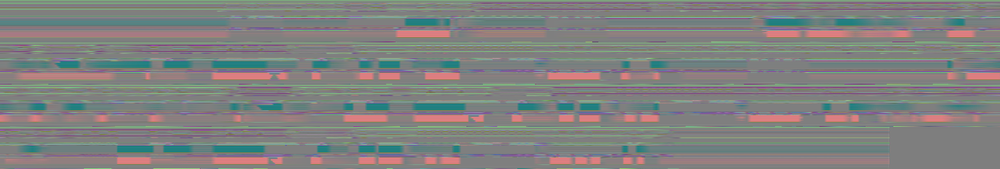
#> input picture examples/conqueror.png, 1000 x 169 px, shrunk from 1800 x 304 before the run
$ python preview.py ../../examples/conqueror.png
#> lines starting #> are read from the running program, lines starting #| are printed output that depends on the picture
### src/vmd2png/skeleton.py
import numpy as np
from .bone import Bone
from scipy.spatial.transform import Rotation as R

# Skeleton definition from original script
skeleton_def = """
Master (0.00, 0.00, 0.00)
	Center (0.00, 1.14, 0.00)
		Groove (0.00, 1.14, 0.00)
			Waist (0.00, 1.14, 0.00)
				HipMaster (0.00, 1.14, 0.00)
					LeftLeg (0.07, 0.96, 0.05)
						[LeftLegTwist] (0.07, 0.75, 0.05)
						LeftKnee (0.07, 0.55, 0.04)
							LeftAnkle (0.08, 0.10, 0.06)
								LeftToe (0.08, 0.00, -0.11)
					RightLeg (-0.07, 0.96, 0.05)
						[RightLegTwist] (-0.07, 0.75, 0.05)
						RightKnee (-0.07, 0.55, 0.04)
							RightAnkle (-0.08, 0.10, 0.06)
								RightToe (-0.08, 0.00, -0.11)
				Torso (0.00, 1.14, 0.00)
					Torso1 (0.00, 1.20, 0.00)
						Torso2 (0.00, 1.24, 0.00)
							Neck (0.00, 1.42, 0.05)
								Head (0.00, 1.48, 0.04)
									Eyes (0.00, 1.64, 0.00)
									LeftEye (0.03, 1.54, 0.00)
										[LeftEyeTip] (0.03, 1.54, 0.02)
									RightEye (-0.03, 1.54, 0.00)
										[RightEyeTip] (-0.03, 1.54, 0.02)
							LeftBreast (0.05, 1.29, 0)
							RightBreast (-0.05, 1.29, 0)
							LeftShoulder (0.02, 1.37, 0.06)
								LeftArm (0.11, 1.36, 0.06)
									LeftArmTwist (0.21, 1.31, 0.06)
										LeftElbow (0.31, 1.26, 0.06)
											LeftHandTwist (0.40, 1.21, 0.06)
												LeftWrist (0.50, 1.16, 0.06)
													LeftIndexFinger1 (0.57, 1.14, 0.05)
														LeftIndexFinger2 (0.60, 1.12, 0.04)
															LeftIndexFinger3 (0.61, 1.11, 0.04)
													LeftPinky1 (0.56, 1.14, 0.09)
														LeftPinky2 (0.58, 1.13, 0.10)
															LeftPinky3 (0.60, 1.12, 0.10)
													LeftRingFinger1 (0.57, 1.14, 0.08)
														LeftRingFinger2 (0.60, 1.12, 0.08)
															LeftRingFinger3 (0.62, 1.11, 0.09)
													LeftMiddleFinger1 (0.57, 1.14, 0.06)
														LeftMiddleFinger2 (0.60, 1.12, 0.06)
															LeftMiddleFinger3 (0.62, 1.11, 0.06)
													LeftThumb0 (0.51, 1.15, 0.05)
														LeftThumb1 (0.54, 1.13, 0.03)
															LeftThumb2 (0.55, 1.11, 0.02)
							RightShoulder (-0.02, 1.37, 0.06)
								RightArm (-0.11, 1.36, 0.06)
									RightArmTwist (-0.21, 1.31, 0.06)
										RightElbow (-0.31, 1.26, 0.06)
											RightHandTwist (-0.40, 1.21, 0.06)
												RightWrist (-0.50, 1.16, 0.06)
													RightIndexFinger1 (-0.57, 1.14, 0.05)
														RightIndexFinger2 (-0.60, 1.12, 0.04)
															RightIndexFinger3 (-0.61, 1.11, 0.04)
													RightPinky1 (-0.56, 1.14, 0.09)
														RightPinky2 (-0.58, 1.13, 0.10)
															RightPinky3 (-0.60, 1.12, 0.10)
													RightRingFinger1 (-0.57, 1.14, 0.08)
														RightRingFinger2 (-0.60, 1.12, 0.08)
															RightRingFinger3 (-0.62, 1.11, 0.09)
													RightMiddleFinger1 (-0.57, 1.14, 0.06)
														RightMiddleFinger2 (-0.60, 1.12, 0.06)
															RightMiddleFinger3 (-0.62, 1.11, 0.06)
													RightThumb0 (-0.51, 1.15, 0.05)
														RightThumb1 (-0.54, 1.13, 0.03)
															RightThumb2 (-0.55, 1.11, 0.02)
	[LeftLegIKParent] (0.08, 0.10, 0.06)
		[LeftLegIK] (0.08, 0.10, 0.06)
	[RightLegIKParent] (-0.08, 0.10, 0.06)
		[RightLegIK] (-0.08, 0.10, 0.06)
"""

def build_standard_skeleton():
    """
    Build a skeleton based on a standard format.
    Returns the root bone and a dictionary of all bones by name.
    """
    bones_dict = {}
    parent_stack = []

    for line in skeleton_def.split('\n'):
        original_line = line
        stripped_line = line.lstrip()
        indent = 0
        while line.startswith("\t"):
            line = line[1:]
            indent += 1
        line = stripped_line.strip()
        if not line:
            continue

        has_brackets = line.startswith("[")
        if has_brackets:
            name = line[1:line.index("]")]
        else:
            name = line[:line.index(" ")]

        pos_start = line.index("(")
        pos_end = line.index(")")
        pos_str = line[pos_start+1:pos_end]
        x, y, z = map(float, pos_str.split(", "))

        bone = Bone(name, (x, y, z), has_brackets)
        bone.globalPos = np.array([x, y, z])
        bones_dict[name] = bone

        while parent_stack and indent < len(parent_stack):
            parent_stack.pop()

        if parent_stack:
            parent = parent_stack[-1]
            parent.children.append(bone)
            bone.set_parent(parent)

        if indent >= len(parent_stack):
            parent_stack.append(bone)
        else:
            parent_stack[indent] = bone

    root = bones_dict["Master"]
    # root.print_info()
    return root, bones_dict

# [7 lines left out: function verify_global_positions, not called in this run]

### src/vmd2png/bone.py
import numpy as np
from scipy.spatial.transform import Rotation as R

# [13 lines left out: function quat_to_6d, not called in this run]

def sixd_to_quat(sixd):
    """
    Convert a 6D rotation representation back to a quaternion [x, y, z, w].

    Reconstructs an orthonormal rotation matrix from the two 3-vectors using
    Gram-Schmidt, then converts to a quaternion.
    """
    sixd = np.asarray(sixd, dtype=float)
    a1 = sixd[0:3]
    a2 = sixd[3:6]

    n1 = np.linalg.norm(a1)
    b1 = a1 / n1 if n1 > 1e-10 else np.array([1.0, 0.0, 0.0])

    a2 = a2 - np.dot(b1, a2) * b1
    n2 = np.linalg.norm(a2)
    b2 = a2 / n2 if n2 > 1e-10 else np.array([0.0, 1.0, 0.0])

    b3 = np.cross(b1, b2)
    m = np.column_stack([b1, b2, b3])
    return R.from_matrix(m).as_quat()

def rot_lerp(prev_quat, next_quat, t):
    """
    Linear interpolation between quaternions.

    Args:
        prev_quat: Starting quaternion as [x, y, z, w]
        next_quat: Ending quaternion as [x, y, z, w]
        t: Interpolation factor (0.0 to 1.0)

    Returns:
        Interpolated quaternion
    """
    # Check if we need to flip the quaternion to ensure shortest path
    if np.dot(prev_quat, next_quat) < 0:
        next_quat = -next_quat

    lerp_quat = (1 - t) * prev_quat + t * next_quat
    norm = np.linalg.norm(lerp_quat)
    if norm > 1e-10:  # Avoid division by near-zero
        lerp_quat /= norm

    return lerp_quat

class Bone:
    def __init__(self, name, zeroPos, optional=False):
        self.name = name
        self.isOptional = optional
        self.isTip = name in ("LeftToe", "RightToe", "LeftEye", "RightEye")
        self.zeroPos = np.array(zeroPos, dtype=float)
        self.offset = np.zeros(3, dtype=float)
        self.children = []
        self.pos = np.zeros(3, dtype=float)
        self.quat = np.array([0.0, 0.0, 0.0, 1.0])  # Store rotation as quaternion [x, y, z, w]
        self.frames = []
        self.frames_sorted = False
        self.globalPos = np.zeros(3, dtype=float)
        self.globalQuat = np.array([0.0, 0.0, 0.0, 1.0])  # Global rotation as quaternion
        self.parent = None
        self.translatable = name in ("Master", "Center", "Groove", "Waist", "LeftLegIK", "RightLegIK", "RightLegIKParent", "LeftLegIKParent")

    def set_parent(self, parent):
        self.parent = parent
        self.offset = self.zeroPos - parent.zeroPos
        #print(f"Setting parent of {self.name} to {parent.name}. Offset: {self.offset}")

    def calc_world_pos(self, parent_pos, parent_rot):
        # Convert parent rotation matrix to quaternion if needed
        if isinstance(parent_rot, np.ndarray) and parent_rot.shape == (3, 3):
            parent_quat = R.from_matrix(parent_rot).as_quat()
        else:
            parent_quat = parent_rot

        # Calculate global position
        parent_rot_matrix = R.from_quat(parent_quat)
        self.globalPos = parent_pos + parent_rot_matrix.apply(self.offset + self.pos)

        # Calculate global rotation (quaternion multiplication)
        parent_r = R.from_quat(parent_quat)
        local_r = R.from_quat(self.quat)
        global_r = parent_r * local_r
        self.globalQuat = global_r.as_quat()

        # Update children
        for child in self.children:
            child.calc_world_pos(self.globalPos, self.globalQuat)

    def update_world_pos(self):
        if self.parent:
            self.parent.update_world_pos()
            parent_pos = self.parent.globalPos
            parent_rot = R.from_quat(self.parent.globalQuat)
            self.globalPos = parent_pos + parent_rot.apply(self.offset + self.pos)
            self.globalQuat = parent_rot * R.from_quat(self.quat)
        else:
            self.globalPos = self.zeroPos + self.pos
            self.globalQuat = self.quat

    # [12 lines left out: functions export_header, print_info, not called in this run]

    # [5 lines of commented-out code are left out]

    def groundPos(self, pos):
        return np.array([pos[0], 0, pos[2]])

    def update_for_frame(self, frame_num):
        """
        Update this bone's local transform based on animation frames.

        Args:
            frame_num: The frame number to update to
        """
        # Update all children first
        for child in self.children:
            child.update_for_frame(frame_num)

        # Skip if no animation data for this bone
        if not self.frames:
            return

        # Sort frames if needed
        frames = self.frames
        if not self.frames_sorted:
            frames.sort(key=lambda x: x["frame_num"])
            self.frames_sorted = True

        # Binary search to find surrounding frames
        low, high = 0, len(frames) - 1
        prev_idx = 0

        while low <= high:
            mid = (low + high) // 2
            if frames[mid]["frame_num"] <= frame_num:
                prev_idx = mid
                low = mid + 1
            else:
                high = mid - 1

        prev_frame = frames[prev_idx]
        next_idx = prev_idx + 1
        next_frame = frames[next_idx] if next_idx < len(frames) else None

        # Apply rotation and position
        if frame_num == prev_frame["frame_num"] or next_frame is None:
            # Direct use, no interpolation needed
            self.set_quat(prev_frame["rotation"])
            if self.translatable:
                self.pos = np.array(prev_frame["position"])
                #print(f"Bone {self.name} position set to {self.pos} at frame {frame_num}")
        else:
            t = (frame_num - prev_frame["frame_num"]) / (next_frame["frame_num"] - prev_frame["frame_num"])

            # Interpolate rotation
            prev_quat = np.array(prev_frame["rotation"])
            next_quat = np.array(next_frame["rotation"])
            self.set_quat(rot_lerp(prev_quat, next_quat, t))

            # Interpolate position for center bones
            if self.translatable:
                prev_pos = np.array(prev_frame["position"])
                next_pos = np.array(next_frame["position"])
                self.pos = prev_pos + t * (next_pos - prev_pos)
                #print(f"Bone {self.name} position set to {self.pos} at frame {frame_num}")
    def set_quat(self, quat):
        """
        Set the bone's quaternion, flipping sign if necessary for compatibility.
        """
        quat = np.array(quat)
        if np.dot(self.quat, quat) < 0:
            quat = -quat
        self.quat = quat

    # [14 lines left out: function export_data, not called in this run]

    def export_bones(self, withOptional=False):
#> called with withOptional = False
        bones = []
        if not self.isOptional or withOptional:
            bones.append(self)
        for child in self.children:
            bones.extend(child.export_bones(withOptional))
        return bones

    def find(self, name):
        if self.name == name:
            return self
        for child in self.children:
            found = child.find(name)
            if found:
                return found
        return None

### src/vmd2png/converter.py
import numpy as np
import os
import struct
import zlib
from PIL import Image
from .vmd import vmd_to_motion_data, write_vmd, summarize_motion, format_motion_summary
from .skeleton import build_standard_skeleton
from .bone import sixd_to_quat

# [6 lines left out: function float_to_uint16, not called in this run]

def uint16_to_float(data, min_val, max_val):
    norm = data.astype(np.float32) / 65535.0
    return norm * (max_val - min_val) + min_val

# [37 lines left out: function add_png_metadata, not called in this run]

def read_png_metadata(filepath):
    metadata = {}
    with open(filepath, 'rb') as f:
        data = f.read()

    offset = 8
    while offset < len(data):
        length = struct.unpack('>I', data[offset:offset+4])[0]
        chunk_type = data[offset+4:offset+8]
        chunk_data = data[offset+8:offset+8+length]
        offset += 12 + length

        if chunk_type == b'iTXt':
            null_idx1 = chunk_data.find(b'\x00')
            keyword = chunk_data[:null_idx1].decode('utf-8')

            # Skip null separator, compression flag, compression method,
            # language tag (null terminated), translated keyword (null terminated)
            text_start = null_idx1 + 1 + 2
            null_idx2 = chunk_data.find(b'\x00', text_start)
            null_idx3 = chunk_data.find(b'\x00', null_idx2 + 1)

            text = chunk_data[null_idx3 + 1:].decode('utf-8')
            metadata[keyword] = text

    return metadata

# [49 lines left out: function save_as_png_16bit, not called in this run]

def load_from_png_16bit(file_path, min_val, max_val, stride=None):
#> called with file_path = '../../examples/conqueror.png', min_val = -1, max_val = 1, stride = 404
    import cv2
    img = cv2.imread(file_path, cv2.IMREAD_UNCHANGED)
#> img is the input picture: shape (169, 1000, 4); mean B, G, R, A 127.4, 128.9, 128.2, 239.4
    if img is None:
        raise ValueError(f"Failed to load image: {file_path}")

    metadata = read_png_metadata(file_path)
    expected_frames = int(metadata.get('TotalFrames', 0))
    expected_rows = int(metadata.get('RowsPerFrame', 0))

    if img.dtype != np.uint16:
        if img.dtype == np.uint8:
             img = (img.astype(np.float32) * 257).astype(np.uint16)

    if len(img.shape) == 2:
        img = img.reshape(img.shape[0], img.shape[1], 1)

    if stride is None:
        flat_data = img.flatten()
    else:
        H, W = img.shape[:2]
        C = img.shape[2] if len(img.shape) > 2 else 1
        rows_per_frame = (stride + 3) // 4

        if expected_rows > 0 and rows_per_frame != expected_rows:
            print(f"Warning: Calculated rows per frame ({rows_per_frame}) does not match metadata ({expected_rows})")

        num_blocks = H // rows_per_frame

        valid_H = num_blocks * rows_per_frame
        img = img[:valid_H, :, :]
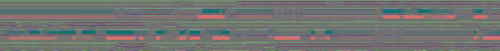
#> img: shape (101, 1000, 4) uint16 (shown at 1/2 size); mean B, G, R, A 32689.1, 33200.6, 32884, 62252.3; drawn with min black and max white

        blocks = img.reshape(num_blocks, rows_per_frame, W, C)
        blocks = blocks.transpose(0, 2, 1, 3)
        frames_data = blocks.reshape(-1, rows_per_frame * C)
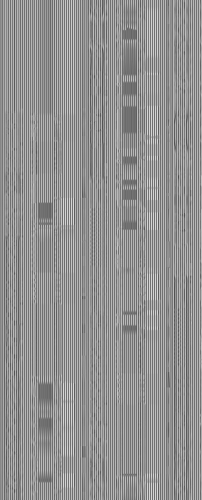
#> frames_data: shape (1000, 404) uint16 (shown at 1/2 size); min 6425, max 65535, mean 40256.5; drawn with min black and max white

        if expected_frames > 0 and frames_data.shape[0] < expected_frames:
            print(f"Warning: Extracted frames ({frames_data.shape[0]}) is less than expected frames ({expected_frames})")

        if expected_frames > 0 and frames_data.shape[0] > expected_frames:
            frames_data = frames_data[:expected_frames, :]

        if frames_data.shape[1] > stride:
            frames_data = frames_data[:, :stride]

        flat_data = frames_data.flatten()

    return uint16_to_float(flat_data, min_val, max_val)

# [70 lines left out: functions summarize_vmd, write_motion_summary, export_vmd_to_files, not called in this run]

def load_motion_dict(input_path, leg_ik=False, camera_vmd_path=None):
    ext = os.path.splitext(input_path)[1].lower()

    if ext == '.vmd':
        from .vmd import parse_vmd, merge_camera_motion
        success, anim = parse_vmd(input_path, unit=0.085)
        if not success: return None

        if camera_vmd_path:
            anim = merge_camera_motion(anim, camera_vmd_path)

        return anim

    from .skeleton import build_standard_skeleton
    root_skel, _ = build_standard_skeleton()
    actor_bones_list = root_skel.export_bones()
    stride_actor = 4 + len(actor_bones_list) * 6
    stride_cam = 3 + 1 + 6

    stride = stride_actor + stride_cam

    data = None
    if ext == '.npy':
        data = np.load(input_path)
    elif ext == '.png':
        scale = 1.0
        flat_data = load_from_png_16bit(input_path, -scale, scale, stride=stride)

        num_frames = len(flat_data) // stride
#> num_frames = 1000
        if num_frames == 0:
            return None

        data = flat_data[:num_frames * stride]
        data = data.reshape(num_frames, stride)
    else:
        print("Unsupported format")
        return None

    bone_frames = []
    camera_frames = []


    cam_data = data[:, stride_actor:]
    for i in range(len(cam_data)):
        row = cam_data[i]

        pos = row[0:3] * 32768 / 1000
        fov = row[3] * 180
        rot = sixd_to_quat(row[4:10])

        if fov < 0.01: break

        camera_frames.append({
            "frame_num": i,
            "position": tuple(pos),
            "rotation": rot,
            "dist": 0.0,
            "fov": fov,
            "bezier": bytearray([20]*24),
            "is_perspective": 0
        })
#> this loop made 15 passes
#> (pos, fov, sixd in sixd_to_quat, a2 in sixd_to_quat, b1 in sixd_to_quat, n2 in sixd_to_quat, b2 in sixd_to_quat, b3 in sixd_to_quat) on passes 1 to 2: ([-0.129, 32.77, -0.386], 3.53, [0.00392, 1, -0.0824, -0.122, -0.0275, 0.976], [-0.121, 0.0802, 0.968], [0.00391, 0.997, -0.0821], 0.978, [-0.124, 0.0819, 0.989], [0.992, 0.0063, 0.124]), ([-0.129, 32.77, -0.386], 4.94, [0.00392, 1, -0.0588, -0.129, -0.0196, 0.976], [-0.129, 0.0577, 0.972], [0.00391, 0.998, -0.0587], 0.982, [-0.131, 0.0587, 0.99], [0.991, 0.00385, 0.131])
#> after the loop, camera_frames = 14 items

    actor_data = data[:, :stride_actor]
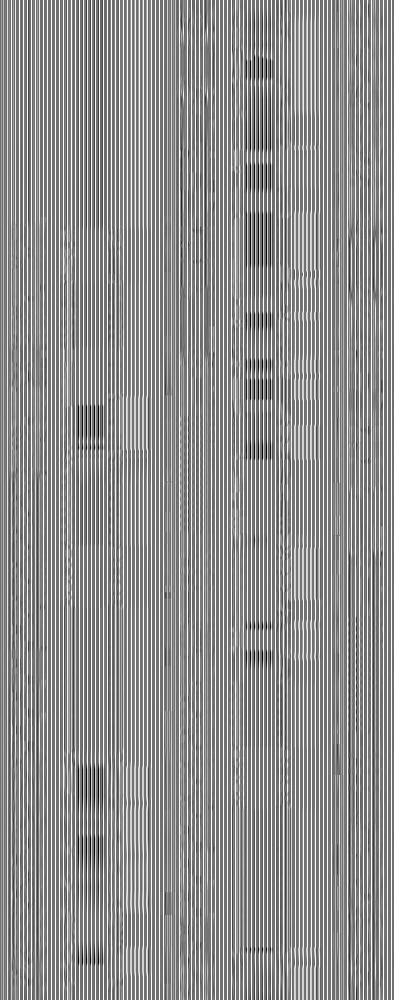
#> actor_data: shape (1000, 394) float32; min -0.804, max 1, mean 0.227; drawn with min black and max white

    for i in range(len(actor_data)):
        row = actor_data[i]
        if row[3] < 0.01: break

        center_pos = row[0:3]

        for j, bone in enumerate(actor_bones_list):
            idx = 4 + j * 6
            if idx+6 > len(row): break
            rot6d = row[idx:idx+6]

            if np.all(rot6d == 0):
                quat = np.array([0,0,0,1])
            else:
                quat = sixd_to_quat(rot6d)

            pos = (0,0,0)
            # The exported offset is the root's world-space displacement. Apply it
            # to the Master (world root) bone, not Center: Center is a child of
            # Master, so Master's own rotation would otherwise re-rotate (mirror) it.
            if bone.name == "Master":
                pos = tuple(center_pos * 32768 / 1000)

            frame = {
                "name": bone.name,
                "frame_num": i,
                "position": pos,
                "rotation": tuple(quat),
                "bezier": bytearray([20]*64)
            }
            bone_frames.append(frame)
#> this loop made 1000 passes
#> center_pos on pass 1: [-0.0118, 0.318, -0.0275]

    bones_dict = {}
    for f in bone_frames:
        if f["name"] not in bones_dict:
            bones_dict[f["name"]] = []
        bones_dict[f["name"]].append(f)
#> (the rest of the program and of its run is left out)
